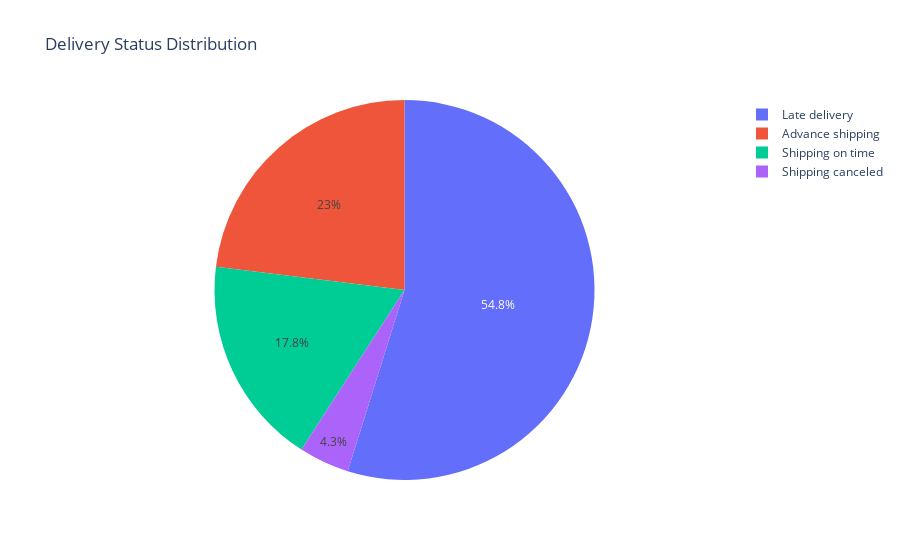

Notebook code for this chart:
### Code cell
fig = px.pie(delivery_status_counts, values=delivery_status_counts['count'], names=delivery_status_counts['Delivery Status'], title='Delivery Status Distribution')
fig.show()

### Figure 1 — Plotly figure (JSON) as saved in the notebook; plotly's stock layout.template omitted (floating-point values rounded to 4 significant figures)
{"data": [{"domain": {"x": [0, 1], "y": [0, 1]}, "hovertemplate": "Delivery Status=%{label}<br>count=%{value}<extra></extra>", "labels": ["Late delivery", "Advance shipping", "Shipping on time", "Shipping canceled"], "legendgroup": "", "name": "", "showlegend": true, "type": "pie", "values": [98977, 41592, 32196, 7754]}], "layout": {"legend": {"tracegroupgap": 0}, "title": {"text": "Delivery Status Distribution"}}}
